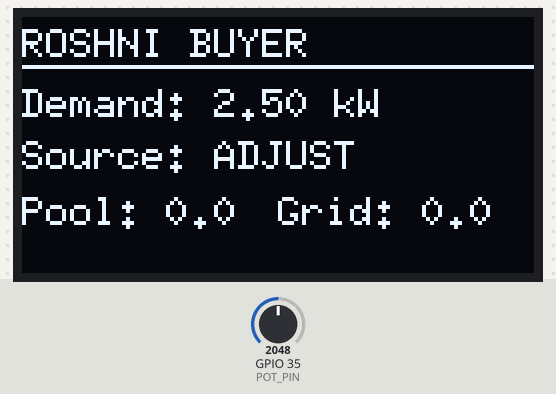
Bench run of a sketch on a simulated ESP32. Parts: 128×64 one-colour display. The test bench sets the inputs (shaded band); at power-on: GPIO 35 (POT_PIN) = 2048 (analog values on the 0–4095 scale). WiFi joins after 1.5 s; servers stay silent unless stated; uploads are accepted with an empty reply; what the sketch prints to the serial monitor is not drawn.

Above: at 3.7 s.
3.8 s: GPIO 35 (POT_PIN) set to 0
At 6.1 s:
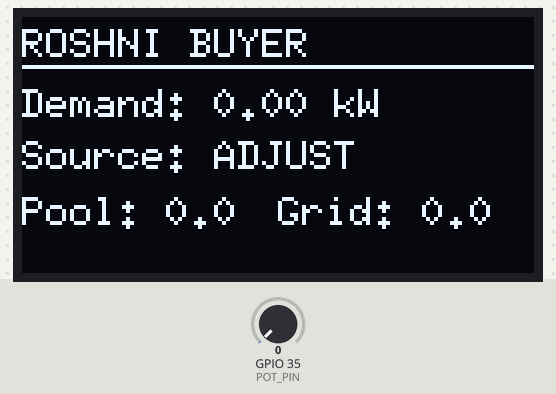
6.7 s: GPIO 35 (POT_PIN) set to 340
At 8.1 s:
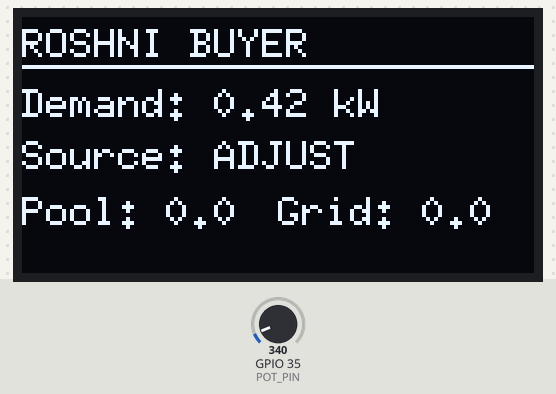
8.4 s: GPIO 35 (POT_PIN) set to 260
At 9.5 s:
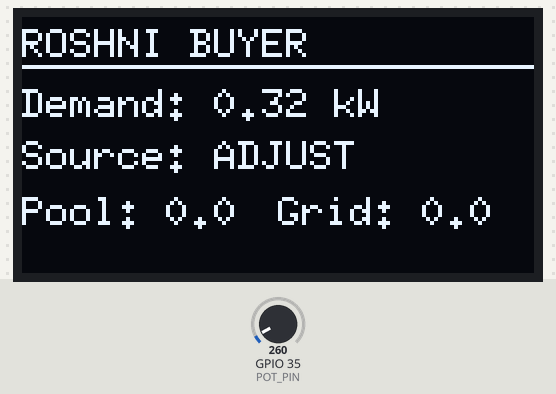
Timing chart, 0 to 11.4 s (numbered marks = the images above; inputs shaded):
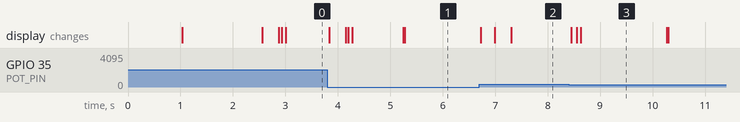

Measured:
- after the input at 3.8 s, the display: first changes at once (image 1 shows a later state)
- after the input at 6.7 s, the display: first changes at once (image 2 shows a later state)
- after the input at 8.4 s, the display: first changes after 0.05 s (image 3 shows a later state)
- what the display in image 3 shows lasts 1.7 s, from 8.6 s to 10.3 s

The sketch:

buyer_esp32_unified.ino
```cpp
#include <WiFi.h>
#include <HTTPClient.h>
#include <ArduinoJson.h>
#include <Wire.h>
#include <U8g2lib.h>
#include <WiFiClientSecure.h>

// -------- OLED --------
U8G2_SH1106_128X64_NONAME_F_HW_I2C u8g2(U8G2_R0, U8X8_PIN_NONE);

// -------- WIFI --------
const char* ssid = "test1";
const char* password = "12345678";

// -------- BACKEND --------
// ✅ SAME ENDPOINT AS SELLER
const char* backendUrl = "https://roshni-backend-o7al.onrender.com/api/iot/update";

// -------- AUTH --------
const char* auth_token = "iot_secret_token_12345";
const char* device_id = "NodeMCU_002";
const char* house_id = "HOUSE_FDR12_002";

// -------- PINS --------
const int POT_PIN = 35;

// -------- TIMER --------
unsigned long lastUpdate = 0;
int updateInterval = 5000;

// -------- SMOOTHING --------
float smoothDemand = 0;


// -------- WIFI --------
void connectWiFi()
{
  Serial.println("Connecting WiFi...");
  WiFi.begin(ssid, password);

  int attempts = 0;
  while (WiFi.status() != WL_CONNECTED && attempts < 20)
  {
    delay(500);
    Serial.print(".");
    attempts++;
  }

  if (WiFi.status() == WL_CONNECTED)
  {
    Serial.println("\n✅ WiFi Connected");
    Serial.println(WiFi.localIP());
  }
  else
  {
    Serial.println("\n❌ WiFi Failed");
  }
}


// -------- OLED DISPLAY --------
void updateDisplay(String source, float demand, float pool, float grid)
{
  u8g2.clearBuffer();

  u8g2.setFont(u8g2_font_6x10_tr);
  u8g2.drawStr(0, 10, "ROSHNI BUYER");
  u8g2.drawLine(0, 12, 128, 12);

  u8g2.setCursor(0, 25);
  u8g2.print("Demand: ");
  u8g2.print(demand, 2);
  u8g2.print(" kW");

  u8g2.setCursor(0, 38);
  u8g2.print("Source: ");
  u8g2.print(source);

  u8g2.setCursor(0, 52);
  u8g2.print("Pool: ");
  u8g2.print(pool, 1);

  u8g2.setCursor(64, 52);
  u8g2.print("Grid: ");
  u8g2.print(grid, 1);

  u8g2.sendBuffer();
}


// -------- SETUP --------
void setup()
{
  Serial.begin(115200);
  delay(1000);

  Serial.println("=================================");
  Serial.println("BUYER IoT DEVICE STARTED");
  Serial.println("=================================");

  Wire.begin(21, 22);
  u8g2.begin();

  // ✅ EXACT SAME ADC SETTINGS AS SELLER
  analogReadResolution(12);
  analogSetPinAttenuation(POT_PIN, ADC_11db);

  pinMode(POT_PIN, INPUT);

  connectWiFi();
}


// -------- LOOP --------
void loop()
{
  // WiFi check
  if (WiFi.status() != WL_CONNECTED)
  {
    Serial.println("WiFi lost, reconnecting...");
    connectWiFi();
  }

  // -------- POT READ (with smoothing) --------
  int potValue = analogRead(POT_PIN);

  float rawDemand = (float)potValue / 4095.0 * 5.0;
  smoothDemand = (0.7 * smoothDemand) + (0.3 * rawDemand);
  float demand_kwh = smoothDemand;

  Serial.print("Pot: ");
  Serial.print(potValue);
  Serial.print(" | Demand: ");
  Serial.println(demand_kwh, 3);

  // OLED live update
  updateDisplay("ADJUST", demand_kwh, 0, 0);

  // -------- PERIODIC BACKEND SEND --------
  if (millis() - lastUpdate > updateInterval)
  {
    lastUpdate = millis();

    Serial.println("\n===== SENDING TO BACKEND =====");

    // ✅ USE EXACT SAME CONNECTION LOGIC AS SELLER
    WiFiClientSecure client;
    client.setInsecure();

    HTTPClient http;
    http.setTimeout(10000);

    if (!http.begin(client, backendUrl))
    {
      Serial.println("❌ HTTP begin failed");
      updateDisplay("NO NET", demand_kwh, 0, 0);
      return;
    }

    // ✅ EXACT SAME HEADERS AS SELLER
    http.addHeader("Connection", "close");
    http.addHeader("Content-Type", "application/json");

    // ✅ JSON WITH GENERATION_KWH=0 AND DEMAND_KWH POPULATED
    // The backend determines device type based on which field is > 0
    StaticJsonDocument<250> doc;
    doc["auth_token"] = auth_token;
    doc["device_id"] = device_id;
    doc["generation_kwh"] = 0;  // ✅ Seller field = 0 (not a seller)
    doc["demand_kwh"] = demand_kwh;  // ✅ FOCUS ON DEMAND
    doc["house_id"] = house_id;
    doc["signal_strength"] = WiFi.RSSI();

    String payload;
    serializeJson(doc, payload);

    Serial.print("Payload: ");
    Serial.println(payload);

    int httpCode = http.POST(payload);

    Serial.print("HTTP Code: ");
    Serial.println(httpCode);

    String source = "ERROR";

    if (httpCode > 0)
    {
      Serial.println("✅ Backend SUCCESS");

      String response = http.getString();
      Serial.println(response);

      StaticJsonDocument<300> resDoc;
      DeserializationError error = deserializeJson(resDoc, response);

      if (!error)
      {
        String status = resDoc["status"] | "unknown";
        float pool = resDoc["allocated_kwh"] | 0;
        float grid = resDoc["grid_required_kwh"] | 0;

        Serial.print("Response Status: ");
        Serial.println(status);

        if (grid == 0)
          source = "POOL";
        else if (pool > 0)
          source = "HYBRID";
        else
          source = "GRID";

        updateDisplay(source, demand_kwh, pool, grid);
      }
      else
      {
        Serial.println("JSON Parse Error");
        updateDisplay("PARSE_ERR", demand_kwh, 0, 0);
      }
    }
    else
    {
      Serial.print("❌ Backend FAILED: ");
      Serial.println(httpCode);
      updateDisplay("FAILED", demand_kwh, 0, 0);
    }

    http.end();
    client.stop();
  }
}
```
